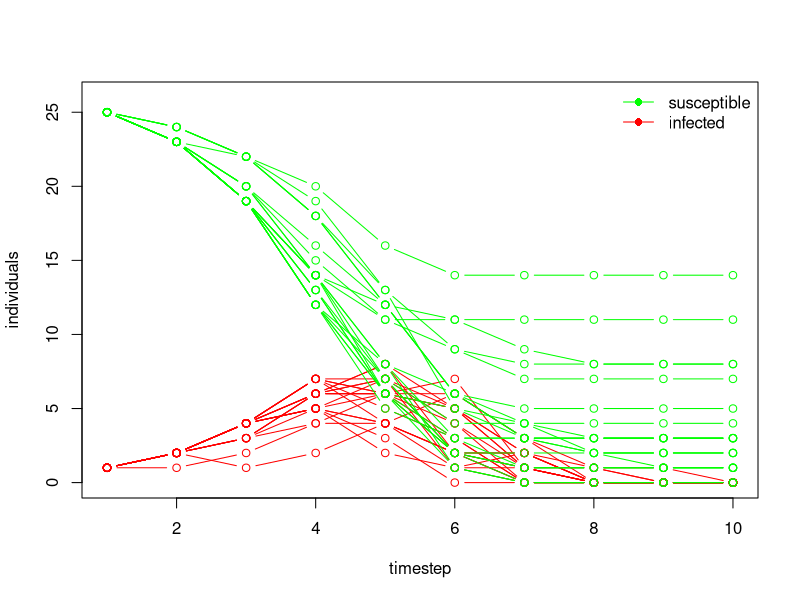
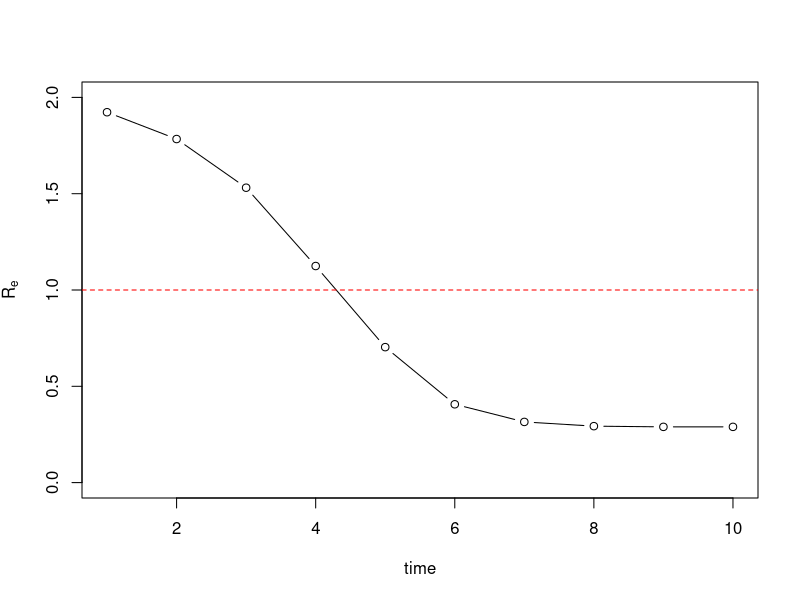
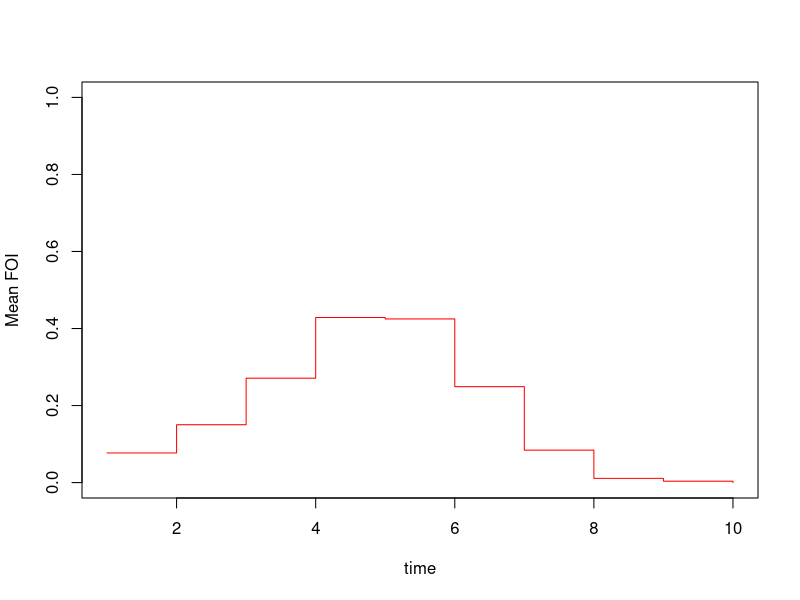
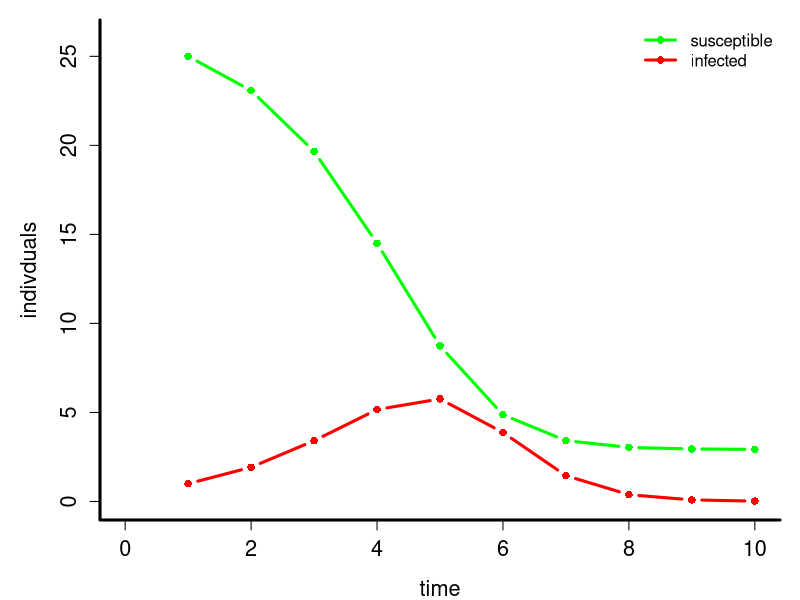
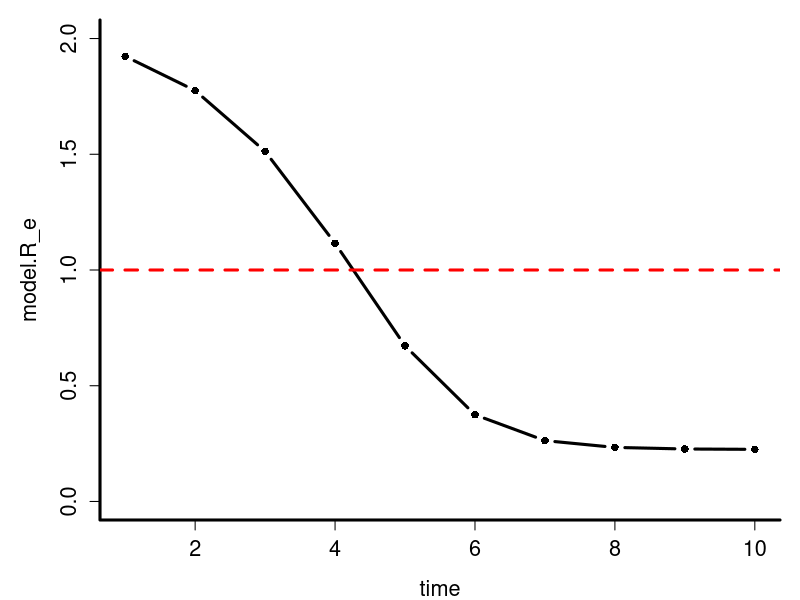
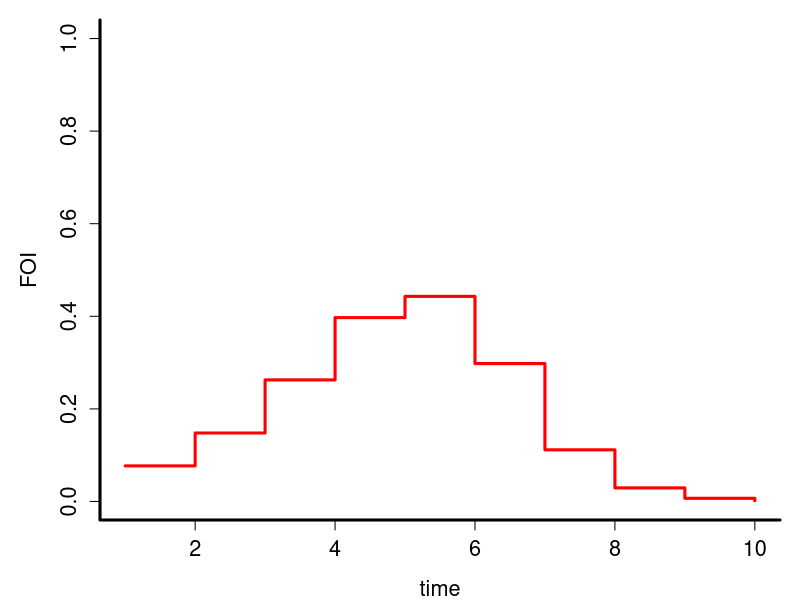
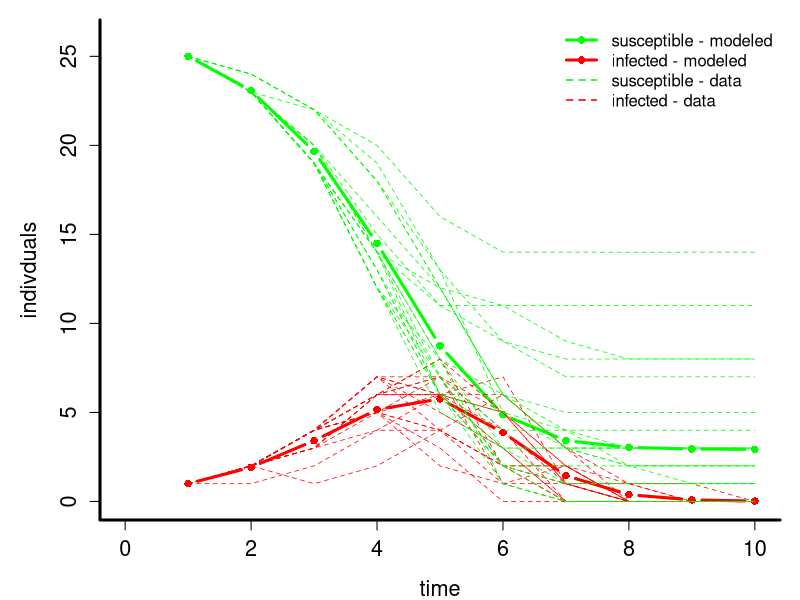
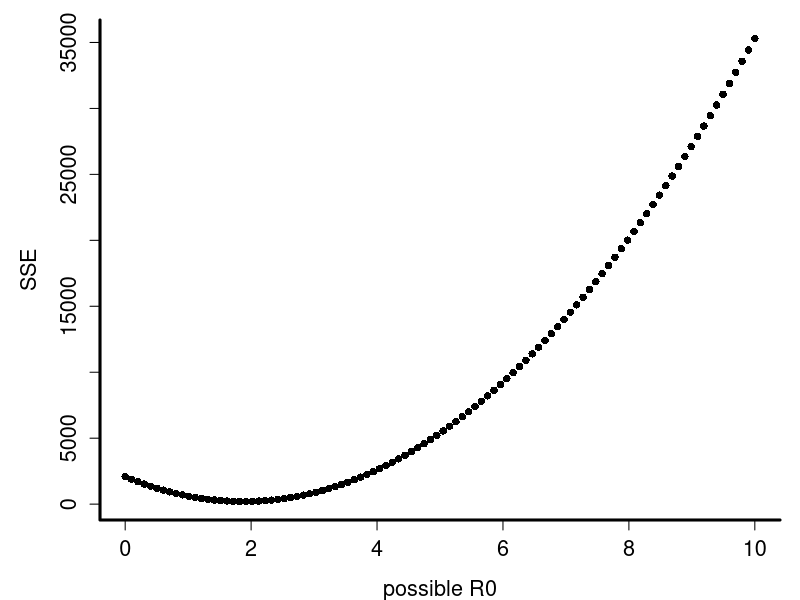

The R source for these figures, in order:
## Epidemic Cards Tutorial: computer exercise
## E2M2: Ecological and Epidemiological Modeling in Madagascar
## November 27-December 1, 2016

## Cara Brook, 2016

## By now, you've been exposed to some of the variety of model
## types used to understand infectious disease data. We'll now work
## with a few of those forms to explain our own data.

## By the end of this tutorial, you should be able to:
##
##  * Make a simple SIR model in discrete time.
##  * Visualize data from a time series of Infected and Susceptible case counts
##  * Fit a simple SIR model (i.e. estimate the transmission parameter) with 
##    logistic regression techniques.

rm(list=ls())
######################################################################
## Part 0: Visualizing your data

## Earlier, you played an epidemic card game and generated several time
## series of infecteds and susceptibles. Let's take a look at these data.

## Import .csv file 
dat <-  read.csv("Epidemic_Cards.csv", header=T)

## Take a look at the form of the dataset
head(dat)

## Take a subset of these data, choosing just those with R0 value = 2
dat.R0 <- subset(dat, R0==2)

## First we define the length of our time series. Recall that we played the
## game for 10 rounds, so we'll have a time series of 10 timesteps.

time <- seq(1,10, by=1)

## And we define N
N <- 26

## Plot Infecteds over time, with a different line for each trial
## First create a blank plotting frame
plot(1, type= "n",  xlim = c(1,10), ylim = c(0,26), xlab="timestep", ylab = "individuals")
## Now let's plot the time series of infected individuals for each trial
numb_trials = length(unique(dat.R0$trial))

for(i in 1:numb_trials){
  points(time, dat.R0$infecteds[dat.R0$trial == i], type = 'b', col = 'red')
}


## and do the same for susceptibles

for(s in 1:numb_trials){
  points(time, dat.R0$susceptibles[dat.R0$trial == s], type = 'b', col = 'green')
}

## Now let's add a legend to the plot
legend("topright", legend=c("susceptible", "infected"), col= c("green", "red"), lty=1, pch=16, bty='n')

## Note the use of inline function definitions and the with() function in
## the code above. Do you remember how these work? If not, you may want to
## revisit Tutorial 3.

## Now let's plot R_e across the time series of the epidemic.
## We could plot this individually for each of our time series, but instead, 
## let's take the average proportion susceptible for each point in 
## the time series. 

## First, let's add a column to the data frame that gives the value of R_e:

dat.R0$R_e <- dat.R0$R0 * dat.R0$susceptibles / N

## Next, we'll calculated the across trials for each timestep 

numb_timesteps<-length(unique(dat.R0$timestep))
mean.R_e<-rep(NA, numb_timesteps)
for(i in 1:numb_timesteps){
  mean.R_e[i] = mean(dat.R0$R_e[which(dat.R0$timestep == i)])
}

## Now we can plot the mean R_e through time. On average, when should the epidemic
## start to decline? Remember that we have already defined a vector of times (line 73).
plot(time, mean.R_e, type = "b",ylim=c(0,2), ylab=expression(R[e]))
abline (h=1, lty=2, col="red")

## Let's use a similar approach to calculate and plot the mean FOI through time
## from the simulated data:


## First calculate the FOI for each round in each trial
dat.R0$FOI <- dat.R0$R0 * dat.R0$infecteds / N

## Then average across trials
mean.FOI <- with(dat.R0,
                 tapply(FOI,timestep,mean)
)

## Then plot the result
plot(time, mean.FOI, type = "s", col="red", ylim=c(0,1), ylab="Mean FOI")

## How do things change when R0 = 3? Go back above, and take a 
## new subset of the data with R0 = 3, and repeat!

######################################################################
##Part 1: Modeling the epidemic

## Now let's build a model to recapture these data!

## We learned this week that models can take a variety of
## forms. The primary axes of model differentiation are: (1) discrete vs. 
## continuous treatment of time and (2) deterministic vs. stochastic model
## forms. Here, we model our epidemic from Epidemic Cards the game in discrete time.

## The version of the model we'll work with here has 3 state variables (susceptible,
## infected, and recovered), but since our population size is constant, we only 
## need to keep track of two of these, since we could always subtract to get the third.
## This is reason why we only kept track of susceptibles and infecteds
## in our game while counting cards.

## Our state variables are given as:

## S - the number of susceptibles in the population
## I - the number of infected/infectious individuals in the population

## and we have parameter, the basic reproduction number (R0). As we have already learned,
## R0 for a pathogen gives the expected number of new infectious individuals engendered by
## one infectious individual in a completely susceptible population.

## Also, remember that the efective reproduction number (R_e) is the expected number of new
## infectious individuals engendered by one infectious individual and can be calculated
## as R_e = R0 * S/N, an expression that scales R0 by the proportion of contacted individuals
## that will be susceptible to infection.

## Recall that cards are placed in the 'infection pile' and stay there for exactly 1 round,
## which means we can represent the number of infectious indviduals at a given time as a product
## of R_e and the number of infectious individuals in the previous timestep.

## We can now write down a model that describes the epidemic cards simulation
## using the following set of discrete time equations:

## S[t+1] = S[t] - R_e*I[t]
## I[t+1]= R_e*I[t]

## where S[t] indicates the population susceptible at time t and S[t+1]
## indiciates the population susceptible at one timestep in the future (with
## similar notation for I); or, equivalently:

## S[t+1] = S[t] - (R0 * S[t]/N)*I[t]
## I[t+1]= (R0 * S[t]/N)*I[t]

## Now we have all the information we need to make our discrete time model.

## First we define the length of our time series. Recall that we played the
## game for 10 rounds, so we'll have a time series of 10 timesteps.

time <- seq(1,10, by=1)

## Then, we make an empty vector of I and S for the full duration of the
## time series.

model.I <- rep(NA, length(time))
model.S <- rep(NA, length(time))

## And then we "seed" this vector with our initial conditions of the numbers 
## infected and susceptible. We start with one infected individual in a 
## population that is otherwise completely susceptible.

model.I[1] <- 1
model.S[1] <- 25

## We also need to specify a value of R0; for the first two rounsd of the simulation, we
## allowed each "infected" card to "infect" up to 2 other people; thus,

R0 <- 2

## Now we use the discrete time model specified above, to iterate forward in time:

for (t in 1:(length(time)-1)){
  model.S[t+1] = model.S[t] - (R0 * model.S[t]/N) * model.I[t]
  model.I[t+1] = (R0 * model.S[t]/N) * model.I[t]
}

par(bty="L",lwd=3,pch=16,mar=c(4,5,1,1),cex.axis=1.3,cex.lab=1.3)
plot(model.I, type="b", col="red", ylab="indivduals", xlab="time", ylim=c(0,26), xlim=c(0,10))
lines(model.S, col="green",type='b')
legend("topright", legend=c("susceptible", "infected"), col= c("green", "red"), lty=1, pch = 16, bty='n')

## You can see that the Susceptible population declines across the course of 
## the epidemic. What would happen if births were added to this population?


## Now let's calculate the effective reproduction nnumber throughout the epidemic.
## Remember that R_e[t] = R0 * S[t]/N
## An epidemic will increase when R_e > 1 and decrease when R_e < 1

model.R_e <- R0 * model.S/N

## We can plot R_e through time as well. Where should the epidemic start to decline?
plot(time, model.R_e, type = "b",ylim=c(0,2))
abline(h=1, lty=2, col="red")

## We might also like to look at the force of infection (FOI). The FOI
## helps us understand the trajectory of an epidemic from the perspective of
## infection risk to susceptible individuals (as opposed to R_e, which is from
## the perspective of infected individuals). Here, FOI[t] = R0 * I[t]/N. 

FOI <- R0 * model.I/N

## We can plot this over time, as well. Because we only "count" the 
## number infected at the beginning of each timestep, FOI should be constant 
## across the duration of each time step, then change based on the new 
## proportion in the next timestep (hence the "stairs"):
plot(time, FOI, type = "s", col="red", ylim=c(0,1))


## How do things change when R0 = 3? 
## Go back above, change R0 = 3, and repeat!

######################################################################
##Section 2: How likely are we to recover the observed data, assuming
## our model is true?

## We've now visualized our data and modeled our data, but how well does the 
## model recapture the data? Let's look. First re-run your model and select
## the data subset above, for which R0=2.

## Then, let's plot our model and data together.
## First plot your model lines, as above.

plot(time, model.I, type="b", col="red", ylab="indivduals", xlab="time", ylim=c(0,26), xlim=c(0,10))
lines(time, model.S, col="green",type='b')
## Then overlay your different trial time-series of infecteds, as above
numb_trials = length(unique(dat.R0$trial))

for(i in 1:numb_trials){
  lines(time, dat.R0$infecteds[dat.R0$trial == i], lty = 2, col = 'red', lwd = 0.75)
}
## and do the same for susceptibles
for(s in 1:numb_trials){
  lines(time, dat.R0$susceptibles[dat.R0$trial == s], lty = 2, col = 'green', lwd = 0.75)
}

## Now let's add a legend to the plot
legend("topright", legend=c("susceptible - modeled", "infected - modeled", "susceptible - data", "infected - data"), col= c("green", "red", "green", "red"), lty=c(1,1,2,2), lwd=c(3,3,1.5,1.5), pch=c(16,16,NA, NA), bty='n')

## We see that there is variation from trial-to-trial in our data and that,
## sometimes, our model fits the data better than other times. Why might this
## be? Did we get the same time series of S and I every time we played a new trial?
## What does this tell us about the stochastic vs. deterministic nature of 
## the real world? 

## Usually we would not be so lucky as to know our model parameters (in this case, there is just
## one: R0) ahead of time. So let's fit a model with flexible parameters to our
## data and see how well it does.

######################################################################
##Section 3: Optimize parameters to 'fit' your model to your data

## Now, let's assume that we had only our data and wanted to produce a model that 
## 'fit' these data well without knowing R0 in advance. There are many methods used to
## fit models to data, and while this diversity can at first be daunting - like many
## things, this becomes easier with experience. We've already talked a lot about different
## model fitting techniques, and here, we'll just demonstrate one simple method that will just minimize the sum of squared errors.

## From our equations above, we know that:
## I[t+1]= (R0 * S[t]/N)*I[t]

## Because we made the assumption that we have no overlapping generations of 'Infecteds,'
## we see that in every 'new' timestep, Infecteds_new = R0*Susceptibles_old*Infecteds_old
## where 'old' timesteps are one before the 'new.'

## So our equation looks like this:
## I_new = R0*S_old/N*I_old

## First, let's separate our data into two subsets: 'new' and 'old'. Since they
## will be regressed against one another, we can represent the 'new' subset 
## as timesteps t=2 through t=10 and the 'old' subset as timesteps t=1 through
## t=9. Once subset, we can form a new dataframe with the new and old values
## for I and the old values for S to enable the glmfit as above. Be sure to keep
## the column for 'trial' so as to allow for the random effect shown above.
## We'll also keep the timestep of the 'old' dataframe, so we'll always be tracking
## the transmission that follows each timestep.

dat.R0.fit <- cbind.data.frame(subset(dat.R0,timestep!=1)$trial,subset(dat.R0,timestep!=10)$timestep,subset(dat.R0,timestep!=1)$infecteds,subset(dat.R0,timestep!=10)$infecteds, subset(dat.R0,timestep!=10)$susceptibles)
names(dat.R0.fit) <- c("trial","timestep", "new_infecteds", "old_infecteds", "old_susceptibles")


## We can't calculate transmission when the infecteds get down to 0 because
## no transmission is taking place, so let's select the subset of the data for which 
## we had at least one infected and one susceptibles as predictors (an 'old' infected
## and an 'old' susceptible). It's okay if we get zeros in our response variable ('new' 
## infecteds) because this is still usable data.
dat.R0.fit <- subset(dat.R0.fit, old_infecteds>0 & old_susceptibles>0)

## Remember that from our equations above, we know that:
## I[t+1]= (R0 * S[t]/N)*I[t]


## And now we want to estimate a new R0 value. We'll first need to construct
## an array of possible R0 values and then use the sum of squared errors to 
## identify which one is most likely

possible.R0<-seq(0,10,length=100)
sum.sq.error.values<-rep(NA, length=100)
for(i in 1:100){
  diff.btwn.data.and.est<-(dat.R0.fit$new_infecteds - ((possible.R0[i]*dat.R0.fit$old_susceptibles/N)*dat.R0.fit$old_infecteds))^2
  diff<-sum(diff.btwn.data.and.est)
  sum.sq.error.values[i] = diff
}

plot(possible.R0, sum.sq.error.values, xlab = 'possible R0', ylab = 'SSE')
## and identify the best fit R0
best.fit.R0<-possible.R0[which(sum.sq.error.values == min(sum.sq.error.values))]
print(best.fit.R0)


## we can then use our best.fit.R0 to see how well we did
model.I.new <- rep(NA, length(time))
model.S.new <- rep(NA, length(time))
model.I.new[1] <- 1
model.S.new[1] <- 25

## Our new value for R0 and our previous value for N are already specified, so 
## we can now iterate forward in time.

## Now we use the discrete time model specified above, to iterate forward in time:

for (t in 1:(length(time)-1)){
  model.S.new[t+1] = model.S.new[t] - (best.fit.R0 * model.S.new[t]/N) * model.I.new[t]
  model.I.new[t+1] = (best.fit.R0 * model.S.new[t]/N) * model.I.new[t]
}


## Now we plot our 'fitted' model with our data.
plot(time, model.I.new, type="b", col="red", ylab="indivduals", xlab="time", ylim=c(0,26), xlim=c(0,10))
lines(time, model.S.new, col="green",type='b')
## Time-series of infecteds (data), as above
numb_trials = length(unique(dat.R0$trial))

for(i in 1:numb_trials){
  lines(time, dat.R0$infecteds[dat.R0$trial == i], lty = 2, col = 'red', lwd = 0.75)}

## and do the same for susceptibles
for(s in 1:numb_trials){
  lines(time, dat.R0$susceptibles[dat.R0$trial == s], lty = 2, col = 'green', lwd = 0.75)}

## And our edited legend
legend("topright", legend=c("susceptible - fitted model", "infected - fitted model", "susceptible - data", "infected - data"), col= c("green", "red", "green", "red"), lty=c(1,1,2,2), lwd=c(3,3,1.5,1.5), pch=c(16,16,NA, NA), bty='n')

## How well did we do at recapturing our data, as compared with our 'true model', plotted above?


## What does this tell us about the model fit?

## Try again, this time fitting the subset of the data for which R0 = 3. How well do you do at fitting the
## correct value here? Is it closer or not as close to your true R0 value as when you fit the subset for 
## R0 = 2? Why might this be?






